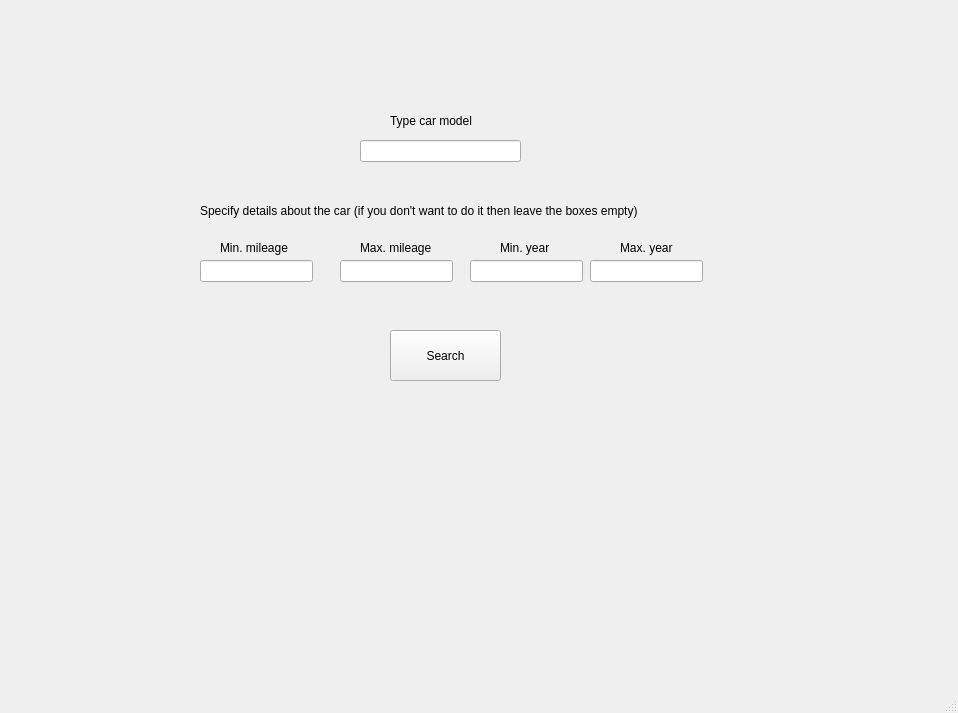
<?xml version="1.0" encoding="UTF-8"?>
<ui version="4.0">
 <class>MainWindow</class>
 <widget class="QMainWindow" name="MainWindow">
  <property name="geometry">
   <rect>
    <x>0</x>
    <y>0</y>
    <width>958</width>
    <height>713</height>
   </rect>
  </property>
  <property name="windowTitle">
   <string>MainWindow</string>
  </property>
  <widget class="QWidget" name="centralwidget">
   <widget class="QLineEdit" name="car_model">
    <property name="geometry">
     <rect>
      <x>360</x>
      <y>140</y>
      <width>161</width>
      <height>22</height>
     </rect>
    </property>
   </widget>
   <widget class="QLabel" name="label">
    <property name="geometry">
     <rect>
      <x>390</x>
      <y>110</y>
      <width>91</width>
      <height>21</height>
     </rect>
    </property>
    <property name="text">
     <string>Type car model</string>
    </property>
   </widget>
   <widget class="QPushButton" name="search">
    <property name="geometry">
     <rect>
      <x>390</x>
      <y>330</y>
      <width>111</width>
      <height>51</height>
     </rect>
    </property>
    <property name="text">
     <string>Search</string>
    </property>
   </widget>
   <widget class="QLabel" name="label_2">
    <property name="geometry">
     <rect>
      <x>200</x>
      <y>190</y>
      <width>481</width>
      <height>41</height>
     </rect>
    </property>
    <property name="text">
     <string>Specify details about the car (if you don't want to do it then leave the boxes empty)</string>
    </property>
   </widget>
   <widget class="QLineEdit" name="min_mileage">
    <property name="geometry">
     <rect>
      <x>200</x>
      <y>260</y>
      <width>113</width>
      <height>22</height>
     </rect>
    </property>
   </widget>
   <widget class="QLabel" name="label_3">
    <property name="geometry">
     <rect>
      <x>220</x>
      <y>240</y>
      <width>81</width>
      <height>16</height>
     </rect>
    </property>
    <property name="text">
     <string>Min. mileage</string>
    </property>
   </widget>
   <widget class="QLineEdit" name="max_mileage">
    <property name="geometry">
     <rect>
      <x>340</x>
      <y>260</y>
      <width>113</width>
      <height>22</height>
     </rect>
    </property>
   </widget>
   <widget class="QLineEdit" name="min_year">
    <property name="geometry">
     <rect>
      <x>470</x>
      <y>260</y>
      <width>113</width>
      <height>22</height>
     </rect>
    </property>
   </widget>
   <widget class="QLineEdit" name="max_year">
    <property name="geometry">
     <rect>
      <x>590</x>
      <y>260</y>
      <width>113</width>
      <height>22</height>
     </rect>
    </property>
   </widget>
   <widget class="QLabel" name="label_4">
    <property name="geometry">
     <rect>
      <x>360</x>
      <y>240</y>
      <width>81</width>
      <height>16</height>
     </rect>
    </property>
    <property name="text">
     <string>Max. mileage</string>
    </property>
   </widget>
   <widget class="QLabel" name="label_5">
    <property name="geometry">
     <rect>
      <x>500</x>
      <y>240</y>
      <width>55</width>
      <height>16</height>
     </rect>
    </property>
    <property name="text">
     <string>Min. year</string>
    </property>
   </widget>
   <widget class="QLabel" name="label_6">
    <property name="geometry">
     <rect>
      <x>620</x>
      <y>240</y>
      <width>55</width>
      <height>16</height>
     </rect>
    </property>
    <property name="text">
     <string>Max. year</string>
    </property>
   </widget>
  </widget>
  <widget class="QMenuBar" name="menubar">
   <property name="geometry">
    <rect>
     <x>0</x>
     <y>0</y>
     <width>958</width>
     <height>26</height>
    </rect>
   </property>
  </widget>
  <widget class="QStatusBar" name="statusbar"/>
 </widget>
 <resources/>
 <connections/>
</ui>
